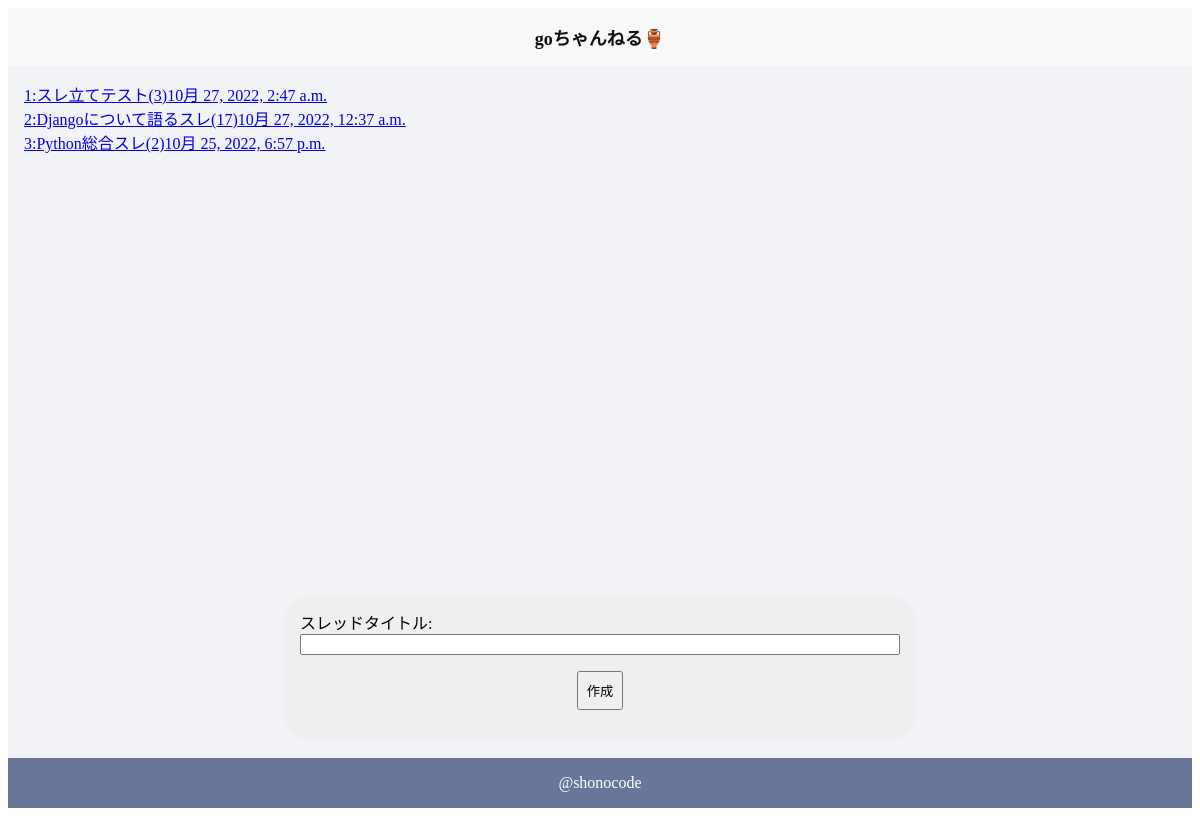
The page / on the database its author committed.
### board/models.py (models this page shows, shortened)
class Thread(models.Model):
    title = models.CharField(max_length=100, verbose_name="スレッドタイトル")
    created_at = models.DateTimeField(auto_now_add=True)
    updated_at = models.DateTimeField(auto_now=True)
    delete_code = models.CharField(max_length=10, null=True, blank=True, verbose_name="削除用コード")

### board/views.py (the view)
# urls.py: path("", views.IndexView.as_view(), name="index"),
class IndexView(ListView):
    template_name = "index.html"
    context_object_name = 'threads'
    def get_queryset(self, **kwargs):
        queryset = Thread.objects.all().annotate(response_count=Count("response"), update_date=Max("response__created_at")).order_by('-update_date')
        return queryset
    def get_context_data(self, **kwargs):
        context = super().get_context_data(**kwargs)
        context["thread_form"] = ThreadCreateForm
        return context

### board/templates/index.html (shortened to what this page needs)
{% extends 'base.html' %}
{% block content %}
<div class="main-container">
    <div class="thread-container">
        {% for thread in threads %}
        <div class="thread">
            <a href="{% url 'thread_detail' thread.pk %}">{{ forloop.counter }}:{{ thread.title }}({{ thread.response_count }}){{ thread.update_date }}</a>
        </div>
        {% endfor %}
    </div>
    <div class="form-container">
        <form class="form" action="{% url 'thread_confirm' %}" method="post">
            {{ thread_form }}
            <div class="center">
                <button type="submit" class="btn">作成</button>
            </div>
        </form>
    </div>
</div>
{% endblock content %}

### board/static/css/style.css (style rules this page uses)
:root { --main-color: #f9f9f9; --background-color: #f2f3f7; --base-color: #efefef; --sub-color: #697699; }
.container { display: flex; flex-direction: column; height: 100vh; }
.main-container { display: flex; flex-direction: column; justify-content: space-between; height: 100%; }
.center { display: flex; justify-content: center; }
.btn { margin: 1rem; padding: .5rem; }
.thread-container { padding: 1rem; display: flex; flex-direction: column; }
.form-container { padding: 1rem; margin: 1rem auto; background-color: var(--base-color); border-radius: 30px; max-width: 600px; width: 100%; }
.form { display: flex; flex-direction: column; justify-content: center; }

### rows shown on the page
Thread: title "スレ立てテスト", response_count "3", update_date "10月 27, 2022, 2:47 a.m."
Thread: title "Djangoについて語るスレ", response_count "17", update_date "10月 27, 2022, 12:37 a.m."
Thread: title "Python総合スレ", response_count "2", update_date "10月 25, 2022, 6:57 p.m."
